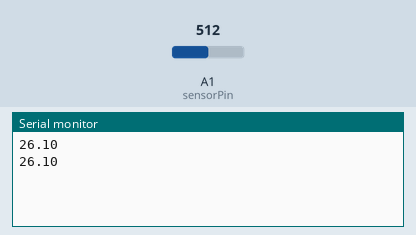
This sketch was run on a simulated Arduino Uno, built with avr-gcc and run on an emulated ATmega328P. Shown: the last lines printed to the serial monitor. The inputs (shaded band) are chosen by the test bench; at power-on: A1 (sensorPin) = 512.

Above: at 1.8 s.
1.9 s: A1 (sensorPin) set to 716
At 2.8 s:
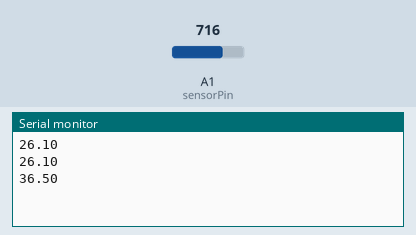
3.4 s: A1 (sensorPin) set to 900
At 4.3 s:
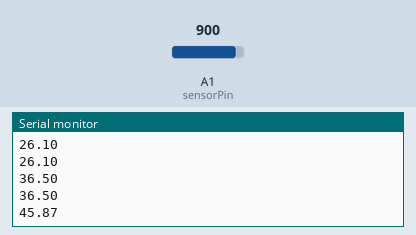
Timing chart, 0 to 6.4 s (numbered marks = the images above; inputs shaded):
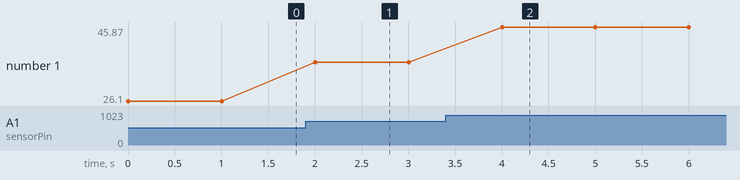

The sketch:

main.ino
```cpp
#define sensorPin A1

const float R1 = 14910;
const float R2 = 1472;
const float Uref = 4.69;
float Uin = Uref * ((R1+R2)/R2), sensorValue, outputValue;

void setup() {
 Serial.begin(9600);
}

void loop() {

  sensorValue = analogRead(sensorPin);
  outputValue = (sensorValue * Uin) / 1024.00;

  Serial.println(outputValue);

  delay(1000);
}
```

Measured:
- after the input at 1.9 s, the serial monitor: prints a new line after 0.10 s (image 1)
- after the input at 3.4 s, the serial monitor: prints a new line after 0.60 s (image 2)
- plotted number 1: 26.1 → 36.5 after the input at 1.9 s, 36.5 → 45.87 after the input at 3.4 s
